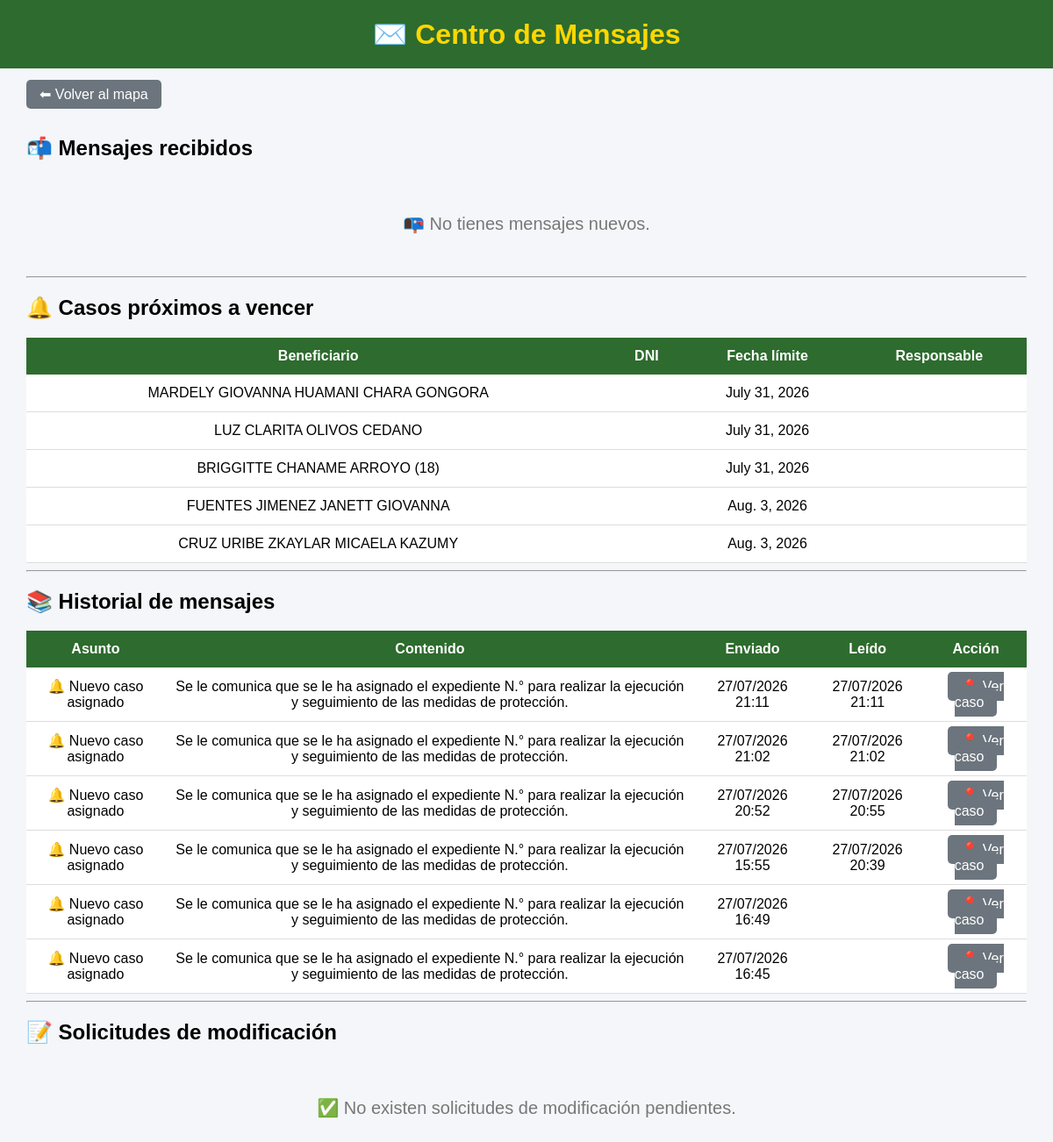
The page /mensajes/ (signed in) on the database its author committed.
### mapa/models.py (models this page shows, shortened)
class Caso(models.Model):
    RIESGOS = [
        ("LEVE", "Leve"),
        ("MODERADO", "Moderado"),
        ("SEVERO", "Severo"),
        ("SEVERO EXTREMO", "Severo extremo"),
        ("NO DETERMINADO", "No determinado"),
    ]
    NOTIFICACION = [
        ("PENDIENTE", "Pendiente"),
        ("NOTIFICADO", "Notificado"),
    ]
    TIPO_VIOLENCIA = [
        ("FISICA", "Física"),
        ("PSICOLOGICA", "Psicológica"),
        ("SEXUAL", "Sexual"),
        ("ECONOMICA", "Económica o Patrimonial"),
    ]
    ESTADO_UBICACION_AGRESOR = [
        ("UBICADO", "Ubicado"),
        ("NO UBICADO", "No ubicado"),
    ]
    beneficiario = models.CharField(max_length=200, blank=True)
    dni_beneficiario = models.CharField(
        max_length=8,
        blank=True
    )
    domicilio = models.CharField(max_length=300, blank=True)
    nivel_riesgo = models.CharField(
        max_length=30,
        choices=RIESGOS,
        blank=True
    )
    region_denuncia = models.ForeignKey(
        Region,
        on_delete=models.PROTECT,
        related_name="casos_denuncia_region",
        null=True,
        blank=True,
    )
    provincia_denuncia = models.ForeignKey(
        Provincia,
        on_delete=models.PROTECT,
        related_name="casos_denuncia_provincia",
        null=True,
        blank=True,
    )
    distrito_denuncia = models.ForeignKey(
        Distrito,
        on_delete=models.PROTECT,
        related_name="casos_denuncia_distrito",
        null=True,
        blank=True,
    )
    region_medida = models.ForeignKey(
        Region,
        on_delete=models.PROTECT,
        related_name="casos_medida_region",
        null=True,
        blank=True,
    )
    provincia_medida = models.ForeignKey(
        Provincia,
        on_delete=models.PROTECT,
        related_name="casos_medida_provincia",
        null=True,
        blank=True,
    )
    distrito_medida = models.ForeignKey(
        Distrito,
        on_delete=models.PROTECT,
        related_name="casos_medida_distrito",
        null=True,
        blank=True,
)
    comisaria_denuncia = models.CharField(
        max_length=150,
        verbose_name="Comisaría donde se interpuso la denuncia"
    )
    comisaria_medida = models.CharField(
        max_length=150,
        verbose_name="Comisaría de Familia responsable"
    )
    efectivo = models.CharField(max_length=100, blank=True)
    responsable = models.ForeignKey(
    User,
    null=True,
    blank=True,
    on_delete=models.SET_NULL,
    related_name="casos_asignados"
    )
    folder = models.CharField(max_length=100, blank=True)
    expediente = models.CharField(max_length=100, blank=True)
    agresor = models.CharField(
        max_length=200,
        blank=True
    )
    dni_agresor = models.CharField(
        max_length=8,
        blank=True
    )
    telefono_agresor = models.CharField(
        "Teléfono del agresor",
        max_length=50,
        blank=True
    )
    direccion_agresor = models.CharField(
        "Dirección del agresor",
        max_length=300,
        blank=True
    )
    estado_ubicacion_agresor = models.CharField(
        "Estado de ubicación del agresor",
        max_length=15,
        choices=ESTADO_UBICACION_AGRESOR,
        default="NO UBICADO"
    )
    latitud_agresor = models.FloatField(
        null=True,
        blank=True
    )
    longitud_agresor = models.FloatField(
        null=True,
        blank=True
    )
    telefono = models.CharField(
        "Teléfono de la beneficiaria",
        max_length=50,
        blank=True
    )
    fecha_denuncia = models.DateField(
        "Fecha de la denuncia",
        null=True,
        blank=True
    )
    violencia_fisica = models.BooleanField(
        "Violencia física",
        default=False
    )
    violencia_psicologica = models.BooleanField(
        "Violencia psicológica",
        default=False
    )
    violencia_sexual = models.BooleanField(
        "Violencia sexual",
        default=False
    )
    violencia_economica = models.BooleanField(
        "Violencia económica o patrimonial",
        default=False
    )
    fecha_registro = models.DateField(
        null=True,
        blank=True
    )
    ultima_visita = models.DateField(
        null=True,
        blank=True
    )
    fecha_limite = models.DateField(
        "Próximo seguimiento",
        null=True,
        blank=True
)
    notificacion_beneficiario = models.CharField(
        max_length=15,
        choices=NOTIFICACION,
        default="PENDIENTE"
    )
    fecha_notificacion_beneficiario = models.DateField(
        null=True,
        blank=True
    )
    motivo_notificacion_beneficiario_pendiente = models.TextField(
        "Motivo de notificación pendiente de la persona beneficiaria",
        blank=True
    )
    notificacion_agresor = models.CharField(
        max_length=15,
        choices=NOTIFICACION,
        default="PENDIENTE"
    )
    fecha_notificacion_agresor = models.DateField(
        null=True,
        blank=True
    )
    motivo_notificacion_agresor_pendiente = models.TextField(
        "Motivo de notificación pendiente de la persona agresora",
        blank=True
    )
    estado = models.CharField(
        max_length=15,
        default="ACTIVO"
    )
    latitud = models.FloatField(
        null=True,
        blank=True
    )
    longitud = models.FloatField(
        null=True,
        blank=True
    )
    edicion_autorizada = models.BooleanField(
        default=False
    )
    agresor_registro = models.ForeignKey(
        "Agresor",
        on_delete=models.SET_NULL,
        null=True,
        blank=True,
        related_name="casos"
    )
    class Meta:
        permissions = [
            ("modificar_directo", "Puede modificar casos directamente"),
            ("aprobar_modificacion", "Puede aprobar modificaciones"),
            ("archivar_directo", "Puede archivar casos directamente"),
            ("aprobar_archivado", "Puede aprobar archivados"),
            ("eliminar_directo", "Puede eliminar casos directamente"),
            ("aprobar_eliminacion", "Puede aprobar eliminaciones"),
            ("administrar_usuarios", "Puede administrar usuarios"),
        ]

class Mensaje(models.Model):
    destinatario = models.ForeignKey(
        User,
        on_delete=models.CASCADE,
        related_name="mensajes_recibidos"
    )
    caso = models.ForeignKey(
        Caso,
        on_delete=models.CASCADE,
        related_name="mensajes"
    )
    asunto = models.CharField(
        max_length=200
    )
    contenido = models.TextField()
    leido = models.BooleanField(
        default=False
    )
    fecha_lectura = models.DateTimeField(
        null=True,
        blank=True
    )
    fecha = models.DateTimeField(
        auto_now_add=True
    )

### mapa/views.py (the view)
# urls.py: path("mensajes/", views.mensajes, name="mensajes"),
@login_required
@grupo_requerido(
    "Administrador",
    "Jefe_MP",
    "Usuario_MP"
)
def mensajes(request):
    mensajes_nuevos = Mensaje.objects.filter(
        destinatario=request.user,
        leido=False
    ).order_by("-fecha")
    historial_mensajes = Mensaje.objects.filter(
        destinatario=request.user,
        leido=True
    ).order_by("-fecha_lectura", "-fecha")
    solicitudes = SolicitudModificacion.objects.filter(
        estado="PENDIENTE"
    ).order_by("-fecha")
    hoy = timezone.now().date()
    limite = hoy + timedelta(days=3)
    casos_por_vencer = Caso.objects.filter(
        estado="ACTIVO",
        fecha_limite__isnull=False,
        fecha_limite__gte=hoy,
        fecha_limite__lte=limite
    ).filter(
        Q(fecha_registro__year__gte=2026) |
        Q(ultima_visita__year__gte=2026)
    ).order_by("fecha_limite")
    return render(
        request,
        "mapa/mensajes.html",
        {
            "mensajes_nuevos": mensajes_nuevos,
            "historial_mensajes": historial_mensajes,
            "solicitudes": solicitudes,
            "casos_por_vencer": casos_por_vencer,
        }
    )

### mapa/templates/mapa/mensajes.html (shortened to what this page needs)
<!DOCTYPE html>
<html lang="es">
<head>
</head>
<body>
<header>
<h1>✉️ Centro de Mensajes</h1>
</header>
<div class="contenedor">
<a href="/" class="btn volver">
⬅ Volver al mapa
</a>
<br><br>
<h2>📬 Mensajes recibidos</h2>
{% if mensajes_nuevos %}
<table>
<tr>
    <th>Asunto</th>
    <th>Contenido</th>
    <th>Fecha</th>
    <th>Estado</th>
    <th>Acciones</th>
</tr>
{% for mensaje in mensajes_nuevos %}
<tr>
<td>
    <a href="{% url 'editar_caso' mensaje.caso.id %}">
        {{ mensaje.asunto }}
    </a>
</td>
<td>{{ mensaje.contenido }}</td>
<td>{{ mensaje.fecha|date:"d/m/Y H:i" }}</td>
<td>
{% if mensaje.leido %}
<span style="color:green;">✅ Leído</span>
{% else %}
<span style="color:#dc3545; font-weight:bold;">🔴 No leído</span>
{% endif %}
</td>
<td>
    <a href="{% url 'editar_caso' mensaje.caso.id %}" class="btn aprobar">
        📍 Abrir caso
    </a>
</td>
</tr>
{% endfor %}
</table>
{% else %}
<div class="sin">
📭 No tienes mensajes nuevos.
</div>
{% endif %}
<hr>
<h2>🔔 Casos próximos a vencer</h2>
{% if casos_por_vencer %}
<table>
<tr>
    <th>Beneficiario</th>
    <th>DNI</th>
    <th>Fecha límite</th>
    <th>Responsable</th>
</tr>
{% for caso in casos_por_vencer %}
<tr>
<td>
{{ caso.beneficiario }}
</td>
<td>
</td>
<td>
{{ caso.fecha_limite }}
</td>
<td>
</td>
</tr>
{% endfor %}
</table>
{% else %}
<div class="sin">
✅ No existen casos próximos a vencer.
</div>
{% endif %}
<hr>
<h2>📚 Historial de mensajes</h2>
{% if historial_mensajes %}
<table>
<tr>
    <th>Asunto</th>
    <th>Contenido</th>
    <th>Enviado</th>
    <th>Leído</th>
    <th>Acción</th>
</tr>
{% for mensaje in historial_mensajes %}
<tr>
<td>{{ mensaje.asunto }}</td>
<td>{{ mensaje.contenido }}</td>
<td>{{ mensaje.fecha|date:"d/m/Y H:i" }}</td>
<td>{{ mensaje.fecha_lectura|date:"d/m/Y H:i" }}</td>
<td>
<a href="{% url 'editar_caso' mensaje.caso.id %}" class="btn volver">
📍 Ver caso
</a>
</td>
</tr>
{% endfor %}
</table>
{% else %}
<div class="sin">
📚 No existen mensajes en el historial.
</div>
{% endif %}
<hr>
<h2>📝 Solicitudes de modificación</h2>
{% if solicitudes %}
<table>
<tr>
<th>ID</th>
<th>Beneficiario</th>
<th>Solicitante</th>
<th>Motivo</th>
<th>Fecha</th>
<th>Acciones</th>
</tr>
{% for solicitud in solicitudes %}
<tr>
<td>{{ solicitud.id }}</td>
<td>{{ solicitud.caso.beneficiario }}</td>
<td>{{ solicitud.solicitante.username }}</td>
<td>{{ solicitud.motivo }}</td>
<td>{{ solicitud.fecha|date:"d/m/Y H:i" }}</td>
<td>
<a href="{% url 'aprobar_solicitud' solicitud.id %}" class="btn aprobar">
✅ Aprobar
</a>
<a href="{% url 'rechazar_solicitud' solicitud.id %}" class="btn rechazar">
❌ Rechazar
</a>
</td>
</tr>
{% endfor %}
</table>
{% else %}
<div class="sin">
✅ No existen solicitudes de modificación pendientes.
</div>
{% endif %}
</div>
</body>
</html>

### mapa/templates/mapa/mensajes.html (style rules this page uses)
body { margin:0; font-family:Arial, Helvetica, sans-serif; background:#f4f6f9; }
header { background:#2E6B2E; color:#FFD700; text-align:center; padding:20px; }
h1 { margin:0; }
.contenedor { width:95%; margin:auto; margin-top:20px; }
table { width:100%; border-collapse:collapse; background:white; }
th { background:#2E6B2E; color:white; padding:12px; }
td { padding:12px; border-bottom:1px solid #ddd; text-align:center; }
.btn { padding:8px 15px; border:none; border-radius:5px; text-decoration:none; color:white; }
.volver { background:#6c757d; }
.sin { text-align:center; padding:40px; font-size:20px; color:#777; }

### rows shown on the page
Caso: beneficiario "MARDELY GIOVANNA HUAMANI CHARA GONGORA", fecha_limite "July 31, 2026"
Caso: beneficiario "LUZ CLARITA OLIVOS CEDANO", fecha_limite "July 31, 2026"
Caso: beneficiario "BRIGGITTE CHANAME ARROYO (18)", fecha_limite "July 31, 2026"
Caso: beneficiario "FUENTES JIMENEZ JANETT GIOVANNA", fecha_limite "Aug. 3, 2026"
Caso: beneficiario "CRUZ URIBE ZKAYLAR MICAELA KAZUMY", fecha_limite "Aug. 3, 2026"
Mensaje: asunto "🔔 Nuevo caso asignado", contenido "Se le comunica que se le ha asignado el expediente N.° para realizar la ejecución y seguimiento de las medidas de protección.", fecha "27/07/2026 21:11", fecha_lectura "27/07/2026 21:11"
Mensaje: asunto "🔔 Nuevo caso asignado", contenido "Se le comunica que se le ha asignado el expediente N.° para realizar la ejecución y seguimiento de las medidas de protección.", fecha "27/07/2026 21:02", fecha_lectura "27/07/2026 21:02"
Mensaje: asunto "🔔 Nuevo caso asignado", contenido "Se le comunica que se le ha asignado el expediente N.° para realizar la ejecución y seguimiento de las medidas de protección.", fecha "27/07/2026 20:52", fecha_lectura "27/07/2026 20:55"
Mensaje: asunto "🔔 Nuevo caso asignado", contenido "Se le comunica que se le ha asignado el expediente N.° para realizar la ejecución y seguimiento de las medidas de protección.", fecha "27/07/2026 15:55", fecha_lectura "27/07/2026 20:39"
Mensaje: asunto "🔔 Nuevo caso asignado", contenido "Se le comunica que se le ha asignado el expediente N.° para realizar la ejecución y seguimiento de las medidas de protección.", fecha "27/07/2026 16:49"
Mensaje: asunto "🔔 Nuevo caso asignado", contenido "Se le comunica que se le ha asignado el expediente N.° para realizar la ejecución y seguimiento de las medidas de protección.", fecha "27/07/2026 16:45"
